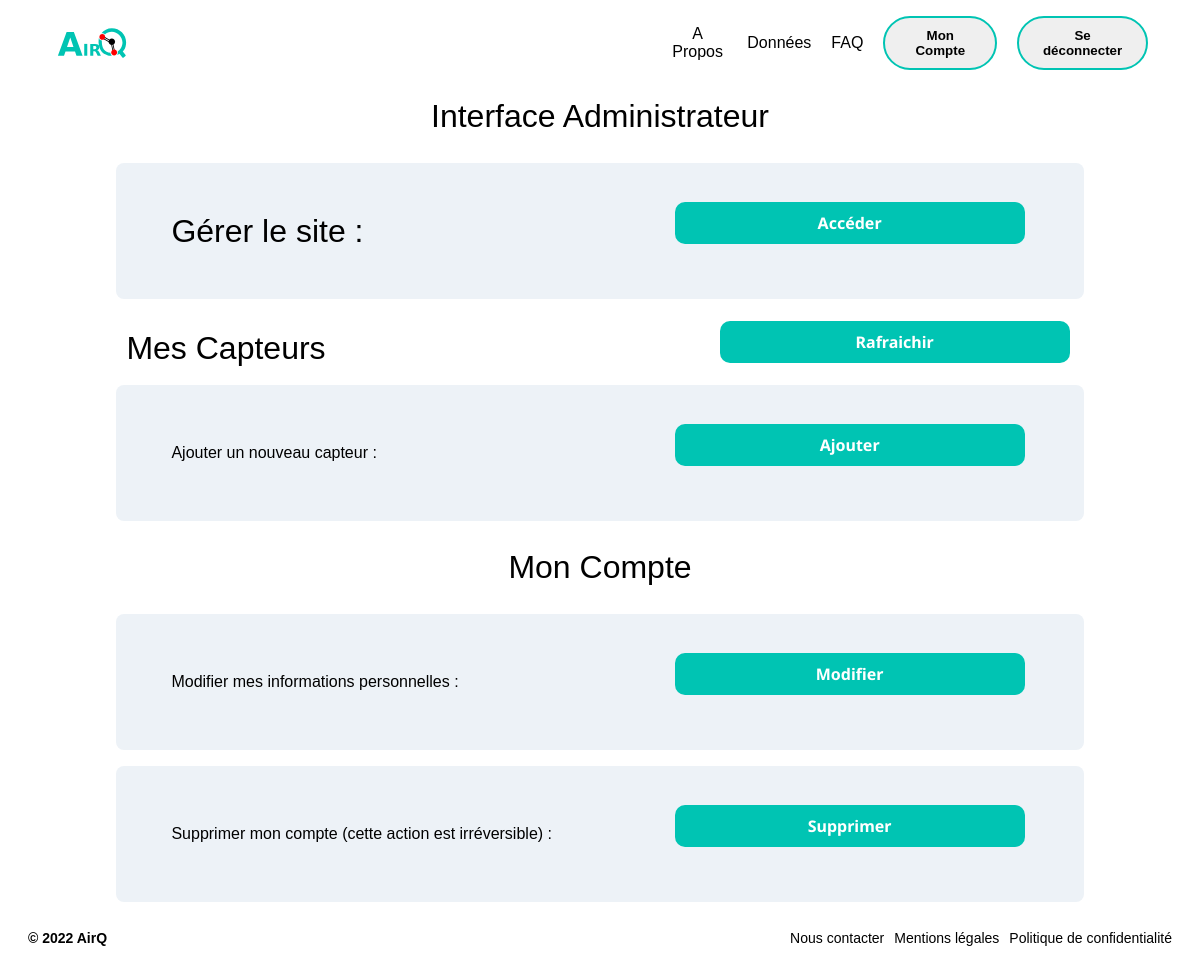
Before: /moncompte/ (signed in) with the older database file.
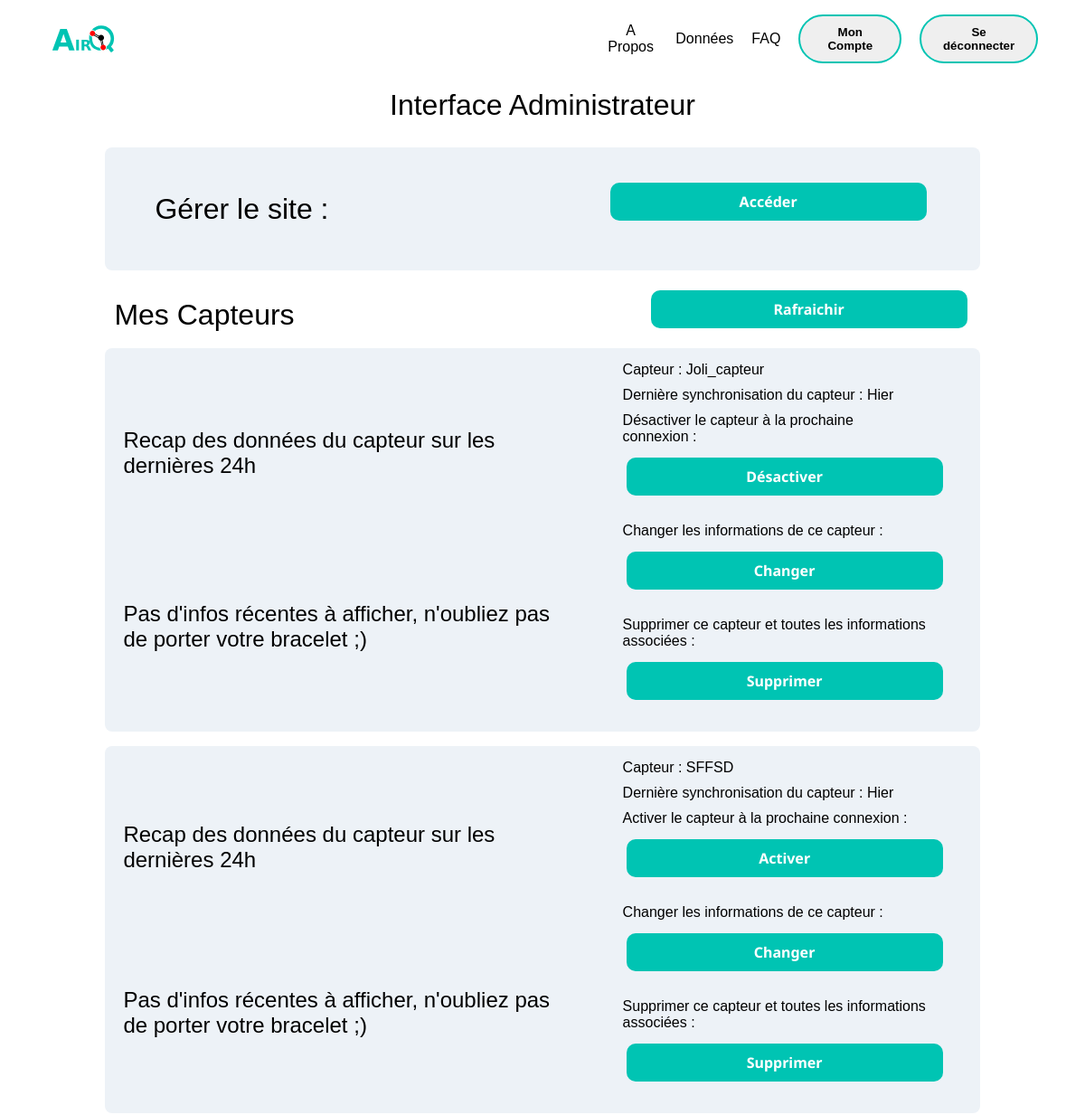
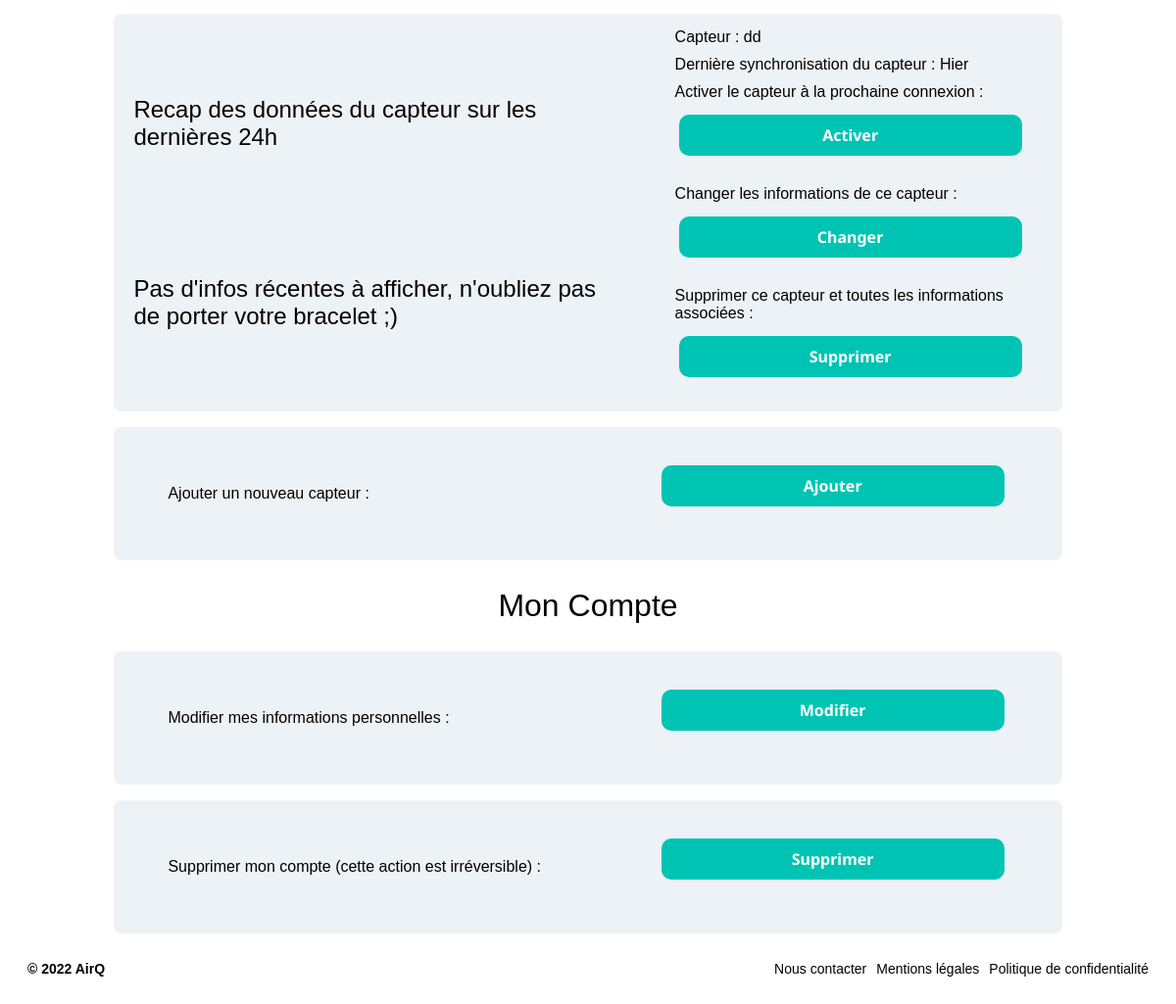
After: the same page with the newer database file (2 pictures, top to bottom).
### tables this page shows
CREATE TABLE `capteurs` (
  `id_sql` int(11) NOT NULL,
  `id` text NOT NULL,
  `status` int(11) NOT NULL,
  `owner` int(11) NOT NULL,
  `name` text NOT NULL
);

### app/core/Controller.php (called while the page is built, shortened)
<?php
class Controller
{
    public function view($view, $data = [])
    {
        require_once '../app/views/' . $view . '.php';
    }
}

### app/core/App.php (called while the page is built, shortened)
<?php
class App
{
    protected $method = 'index';
    public function __construct()
    {
        $url = $this->parseUrl();
        if (isset($url[0]) && file_exists('../app/controllers/' .  $url[0] . '.php')) {
            $this->controller = $url[0];
            unset($url[0]);
        }
        $this->controller = new $this->controller;
        $this->params = $url ? array_values($url) : [];
        call_user_func_array([$this->controller, $this->method], $this->params);
    }
    public function parseURL()
    {
        if (isset($_GET['url'])) {
            return explode('/', filter_var(rtrim($_GET['url'], '/'), FILTER_SANITIZE_URL));
        }
    }
}

### public/index.php (called while the page is built, shortened)
<?php
$app = new App;

### app/models/Database.php (called while the page is built, shortened)
<?php
class Database
{
    protected $db;
    protected $results;
    public function connect()
    {
        $dbuser = getenv('DB_USERNAME');
        $dbpass =  getenv("DB_PASSWORD");
        $dbport = getenv('DB_PORT');
        $dbname =  getenv("DB_NAME");
        $dbhost =  getenv("DB_HOST");
        $this->db = new mysqli($dbhost . ":" . $dbport, $dbuser, $dbpass, $dbname) or die("Connect failed: %s\n" . $this->db->error);
    }
    public function select_fields($selected_fields, $table, $where_column, $where_value)
    {
        $stmt = mysqli_prepare($this->db, "SELECT " . implode(", ", $selected_fields) . " FROM $table WHERE $where_column=?");
        mysqli_stmt_bind_param($stmt, "s", $where_value);
        mysqli_stmt_execute($stmt);
        $result = $stmt->get_result();
        $rows = $result->fetch_all(MYSQLI_ASSOC);
        $this->results = $rows;
    }
    public function getLastDay($id)
    {
        $rarray = [];
        $this->results = $rarray;
    }
    public function return_list()
    {
        return $this->results;
    }
}

### app/views/moncompte/index.php (the view, shortened to what the rows shown need)
<?php
$css = "/css/";
?>
<link rel="stylesheet" href="<?= $css ?>moncompte.css">
<link rel="stylesheet" href="https://cdnjs.cloudflare.com/ajax/libs/font-awesome/6.2.0/css/all.min.css" />
<html>
<body>
   <div class="flex">
      <div class="big-fb">
         <?php
         foreach ($data["capteurs"] as  $capteur) {
         ?><div class="mid-mid-fb">
               <div class="diagram">
                  <div class="ajout_text">
                     Recap des données du capteur sur les dernières 24h
                  </div>
                  <div class="results">
                     <?php if (isset($capteur["data"])): ?>
                           <table>
                              <tr>
                                 <th>Nom</th>
                                 <th>Moyenne</th>
                              </tr>
                              <?php foreach ($capteur["data"] as $category => $average): ?>
                                 <tr>
                                    <td><?php if($category == "tmp"){
                                       echo "Temperature";
                                    } else if($category == "ISO"){
                                       echo "Isobutylène";
                                    } else if ($category == "hum"){
                                       echo "Humidité";
                                    } else if ($category == "mic"){
                                       echo "Microphone";
                                    } else if ($category == "hrt"){
                                       echo "Rythme cardiaque (bpm)";
                                    }else{
                                    echo $category;}
                                     ?></td>
                                    <td>
                                 <?php if($category == "tmp" || $category == "hum" ){
                                       echo "Défaut capteur";
                                    } else if ($category == "ISO" || $category == "mic"){
                                       echo $average/100;
                                    } else if ($category == "CO2"){
                                       echo $average/10;
                                    } else if ($category == "hrt"){
                                       echo $average/100;
                                    }else{
                                    echo $category;}?></td>
                                 </tr>
                              <?php endforeach; ?>
                              </table>
                              <?php else: ?>
                                 <score class=' result_text_empty'>Pas d'infos récentes à afficher, n'oubliez pas de porter votre bracelet ;)</score>
                              <?php endif; ?>
                  </div>
               </div>
               <div class="mid-fb">
                  <div class="mini-fb">
                     Capteur :
                     <?php if (!isset($capteur["name"]) || $capteur["name"] == "") {
                        echo $capteur["id"];
                     } else {
                        echo $capteur["name"];
                     } ?>
                  </div>
                  <div class="mini-fb">
                     Dernière synchronisation du capteur&nbsp: Hier
                  </div>
                  <div class="mini-fb">
                     <?php if (isset($capteur["status"]) && $capteur["status"] == 1) {
                        echo "Désactiver le capteur à la prochaine connexion&nbsp:";
                     } else {
                        echo "Activer le capteur à la prochaine connexion&nbsp:";
                     } ?>
                  </div>
                  <div class="mini-fb">
                     <form action="/moncompte/togglecapteur" method="POST">
                        <button type="submit" name="submit" class="button">
                           <?php if (isset($capteur["status"]) && $capteur["status"] == 1) {
                           ?><input type="hidden" name="status" value="<?= $capteur["status"] ?> ">
                           <?php
                              echo "Désactiver";
                           } else {
                              echo "Activer";
                           } ?></button>
                     </form>
                  </div>
                  <div class="mini-fb">
                     Changer les informations de ce capteur&nbsp:
                  </div>
                  <div class="mini-fb">
                     <form action="/moncompte/editcapteur" method="POST">
                        <button type="submit" name="submit" class="button">Changer</button>
                     </form>
                  </div>
                  <div class="mini-fb">
                     Supprimer ce capteur et toutes les informations associées&nbsp:
                  </div>
                  <div class="mini-fb">
                     <form action="/moncompte/delcapteur" method="POST">
                        <button type="submit" name="submit" class="button">Supprimer</button>
                     </form>
                  </div>
               </div>
            </div>
         <?php } ?>
      </div>
</body>
</html>

Changed rows visible on the page:
now on this page (row edited): capteurs: name "Joli_capteur", shows "Désactiver le capteur à la prochaine connexion :"
now on this page (row edited): capteurs: id "SFFSD", shows "Activer le capteur à la prochaine connexion :", status "Activer"
added capteurs: name "dd", shows "Activer le capteur à la prochaine connexion :", status "Activer"
